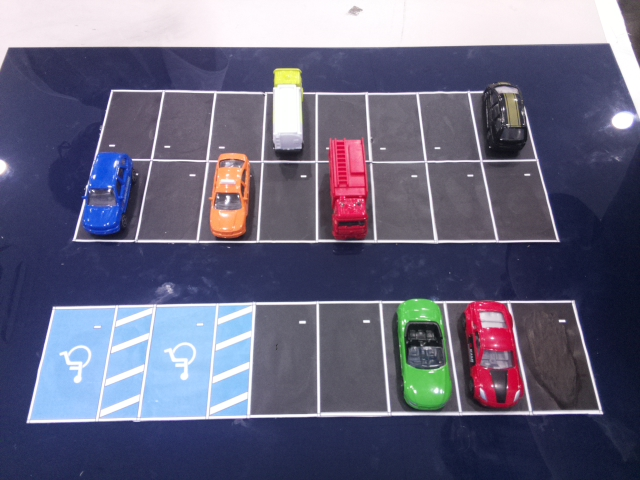
#> input picture code/imgs/01imagetest.jpg, 640 x 480 px; its folder holds 4 pictures in this run
$ python houghline.py
#> lines starting #> are read from the running program, lines starting #| are printed output that depends on the picture
import cv2
import numpy as np
import os

directory = "/Users/ljeongmin/Documents/GitHub/school/car_objectdedetection/code/imgs"  # 파일명을 받을 디렉토리 경로

file_list = os.listdir(directory)

print("디렉토리 내 파일 목록:")
for file_name in file_list:
    file_path = "imgs/" + file_name
    save_path = "warp/" + file_name
    img = cv2.imread(file_path)
#> img is the input picture: shape (480, 640, 3); mean B, G, R 126.2, 102.1, 103.2
    print()

    # 사진 크기 설정
    w = 640
    h = 480
    # TR, TL, BL, BR
    location = np.array([[113, 91], [520, 91], [603, 414], [28, 421]], np.float32)
    location2 = np.array([[0, 0], [w, 0], [w, h], [0, h]], np.float32)
    pers = cv2.getPerspectiveTransform(location, location2)
    dst = cv2.warpPerspective(img, pers, (w,h))
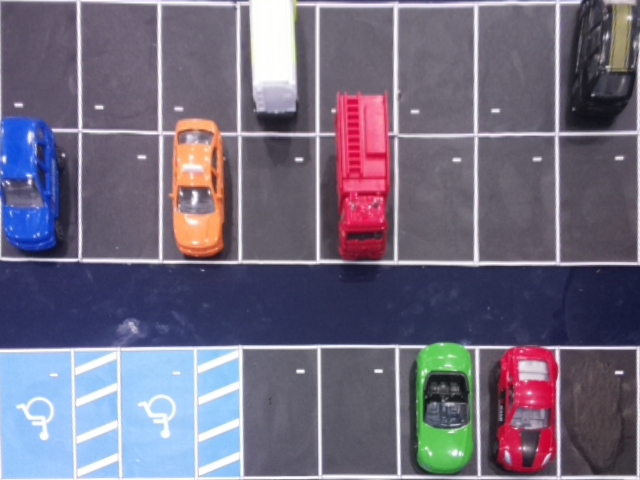
#> dst: shape (480, 640, 3); mean B, G, R 128, 108.1, 113.6
    cv2.imshow('origin', img)
    cv2.imshow('result', dst)

    cv2.imwrite(save_path, dst)

    cv2.waitKey()
#> pass 2 of the loop `for file_name in file_list:`:
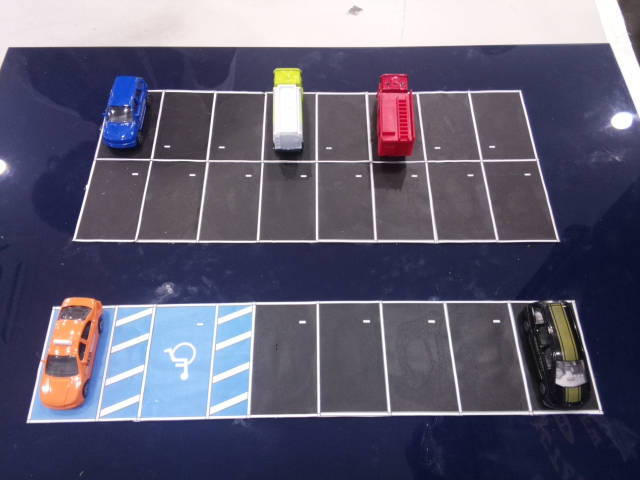
#> input picture code/imgs/04imagetest.jpg, 640 x 480 px
#> img is the input picture: shape (480, 640, 3); mean B, G, R 114.6, 94.6, 96.7
#> `dst = cv2.warpPerspective(img, pers, (w,h))`:
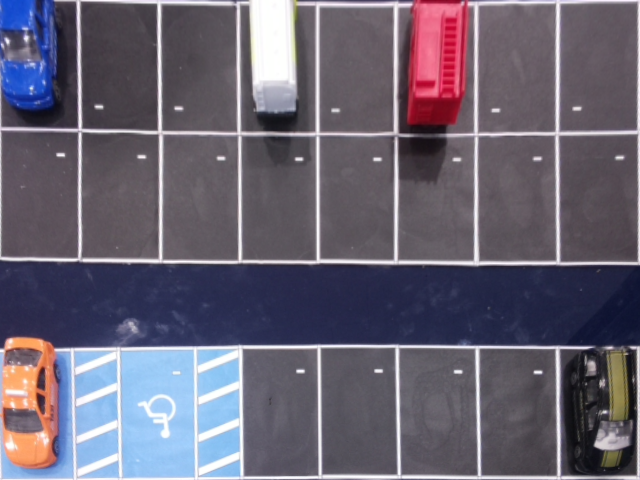
#> dst: shape (480, 640, 3); mean B, G, R 114, 98.7, 104.1
#> pass 3 of the loop `for file_name in file_list:`:
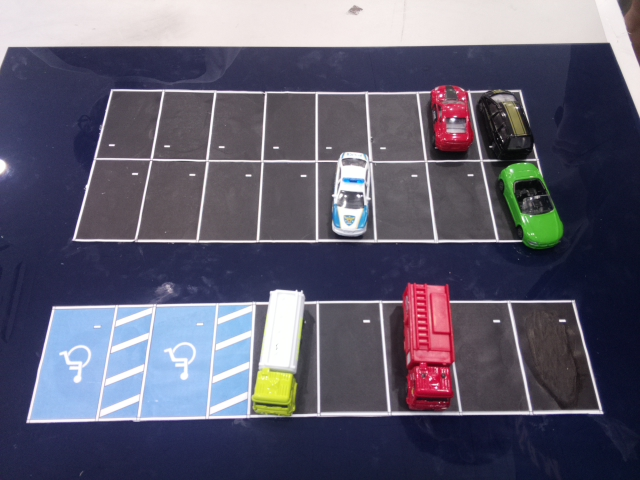
#> input picture code/imgs/10imagetest.jpg, 640 x 480 px
#> img is the input picture: shape (480, 640, 3); mean B, G, R 111.1, 93.4, 95.4
#> `dst = cv2.warpPerspective(img, pers, (w,h))`:
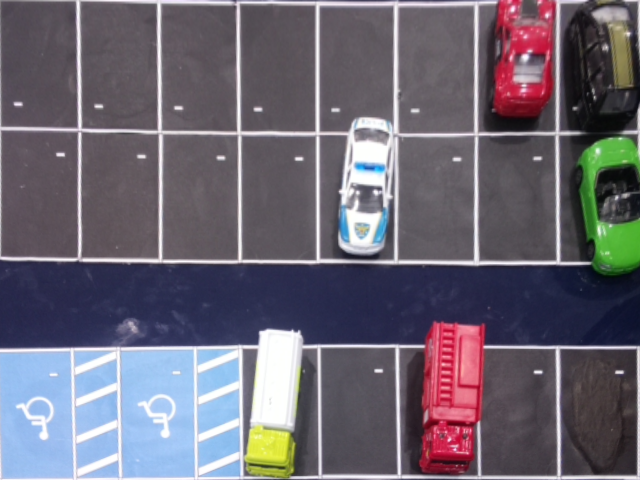
#> dst: shape (480, 640, 3); mean B, G, R 114.1, 102, 106.9
#> the loop made 4 passes; the first 3 are shown
